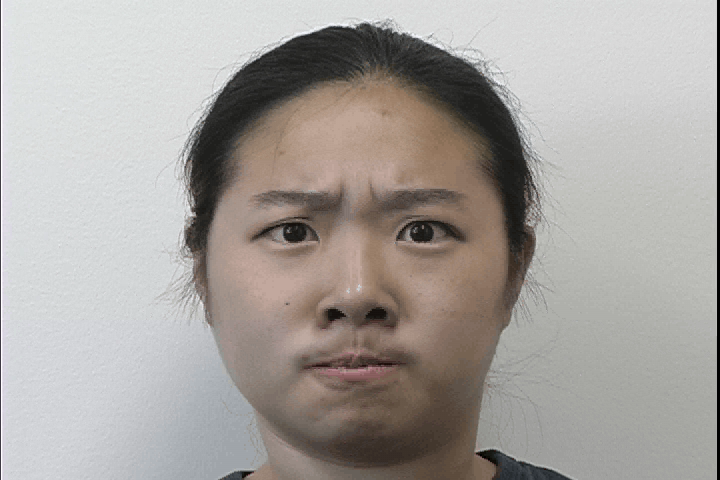
#> input picture images/S502_001_00000010.png, 720 x 480 px, found by its file name
$ python singleImageTDNN.py   (Python 2 division)
#> lines starting #> are read from the running program, lines starting #| are printed output that depends on the picture
import matplotlib.pyplot as plt

from skimage.feature import hog
from skimage import data, color, exposure, io

from sknn.mlp import Regressor, Convolution, Layer

import numpy as np


def extractFeatureVector(imageFile, verbose=False):
#> called with verbose = False
    image = io.imread(imageFile)
#> image is the input picture: shape (480, 720, 3); mean R, G, B 167.6, 162.8, 158.8
    image = color.rgb2gray(image)
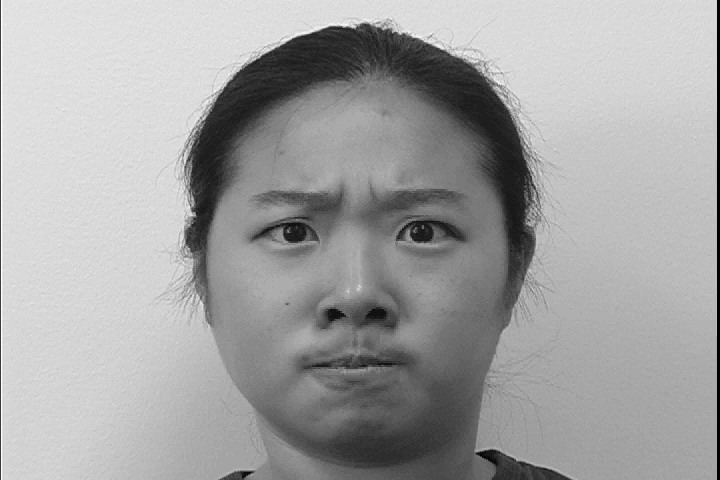
#> image: shape (480, 720) float64; min 0, max 0.994, mean 0.641
    featureVector, hog_image = hog(image, orientations=8, pixels_per_cell=(16, 16), cells_per_block=(1, 1), visualise=True) #, transform_sqrt=True, feature_vector=False)
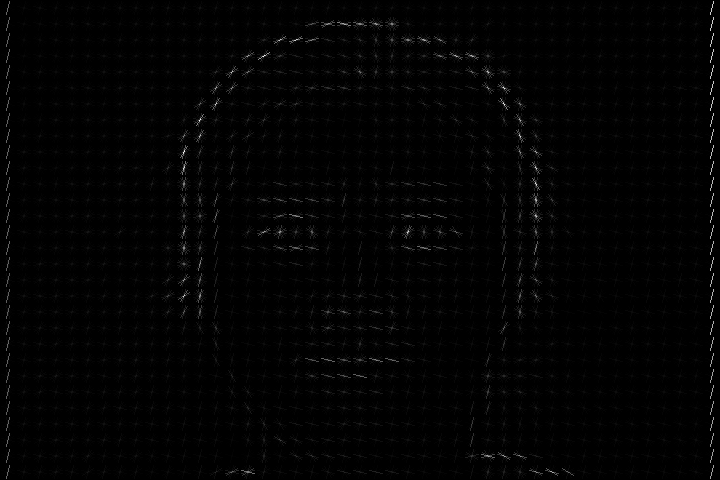
#> hog_image: shape (480, 720) float64; min 0, max 0.136, mean 0.00157; drawn with min black and max white
#> featureVector = 10800 values, max 0.995 at index 4312, min 0 at index 2371, mean 0.333

    if (verbose):
        fig, (ax1, ax2) = plt.subplots(1, 2, figsize=(8, 4), sharex=True, sharey=True)

        ax1.axis('off')
        ax1.imshow(image, cmap=plt.cm.gray)
        ax1.set_title('Input image')
        ax1.set_adjustable('box-forced')

        # Rescale histogram for better display
        hog_image_rescaled = exposure.rescale_intensity(hog_image, in_range=(0, 0.02))

        ax2.axis('off')
        ax2.imshow(hog_image_rescaled, cmap=plt.cm.gray)
        ax2.set_title('Histogram of Oriented Gradients')
        ax1.set_adjustable('box-forced')
        plt.show()

    return featureVector


def getNeuralNet():
    hiddenLayer = Layer('Sigmoid', units=10) # channels=10, kernel_shape=(1,10800), kernel_stride=(1,10800))
    outputLayer = Layer('Linear')
    #outputLayer = Convolution('Sigmoid', channels=1, kernel_shape=(1,10800), kernel_stride=(1,10800))
    net = Regressor(layers=[hiddenLayer, outputLayer], learning_rate=0.01, n_iter=20)
    return net


def train(net, x_train=None, y_train=None):
    x_train = np.array([extractFeatureVector('/Users/aperez/Documents/TW/RIOT/Riot_python/images/S502_001_00000001.png')])
    y_train = np.ndarray([1])
    net.fit(x_train, y_train)

def main():
    imageFile = '/Users/aperez/Documents/TW/RIOT/Riot_python/images/S502_001_00000010.png'
    featureVector = np.array([extractFeatureVector(imageFile, verbose=False)])
    net = getNeuralNet()
    train(net)
    print "Prediction: " + str(net.predict(featureVector))


main()
#> (the call stopped at in getNeuralNet, `hiddenLayer = Layer('Sigmoid', units=10)`: sknn is not available in this run)
